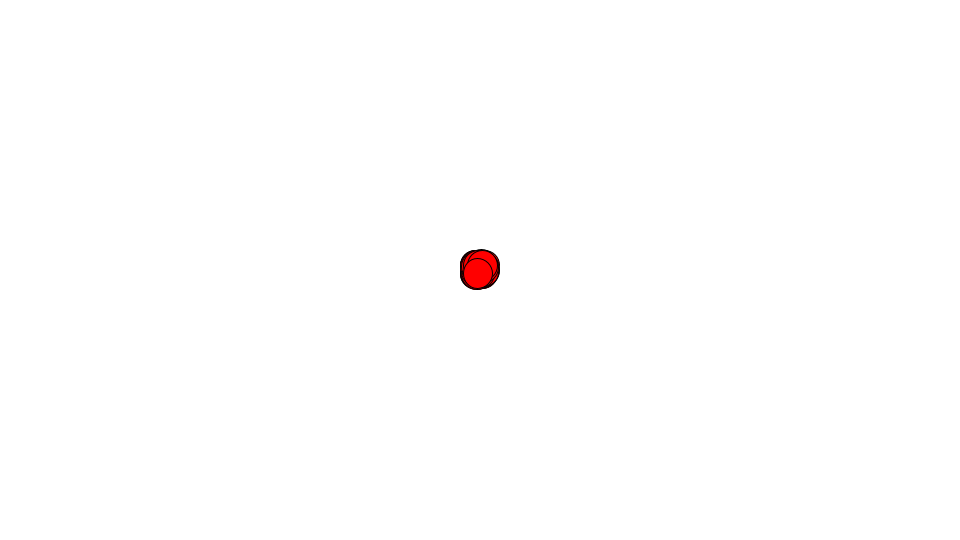
Frame 1 (no input)
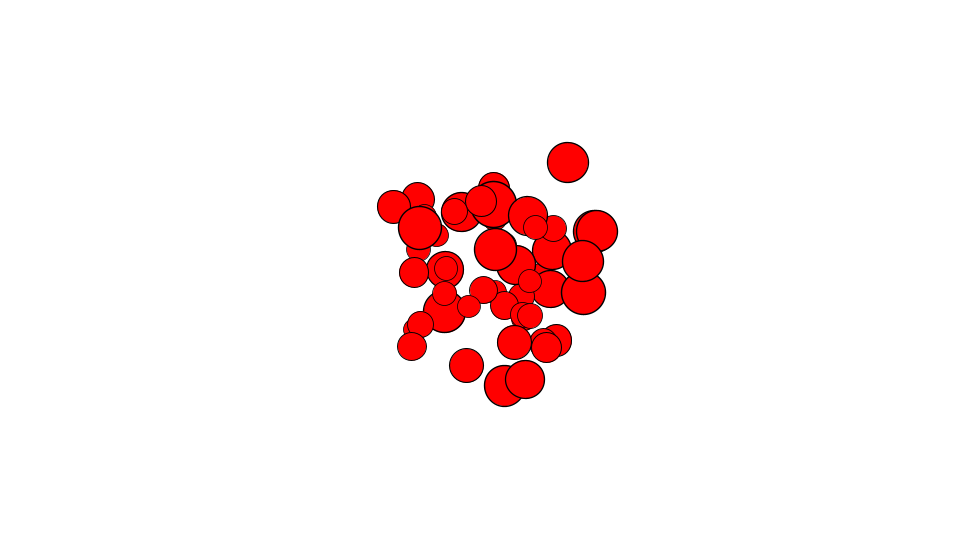
Frame 60 (the mouse pressed at the canvas centre just before this capture)
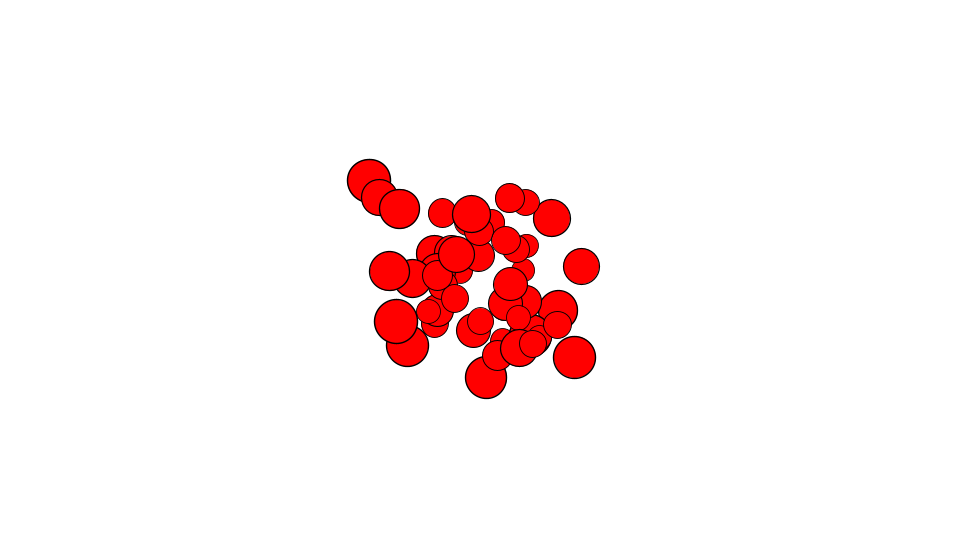
Frame 120 (the mouse held since frame 60 and released just before this capture)

The Processing sketch that drew these frames (run headless with seeded random() and noise(); from frame 60 on, the mouse is pressed at the canvas centre):

// Processing sketch: MultiBounce3D
// ── MultiBounce3D.pde
Ball3D[] balls;
static final int numBalls = 50;
float fl = 250;
float vpX = 0;
float vpY = 0;
float top = -100;
float bottom = 100;
float left = -100;
float right = 100;
float front = 100;
float back = -100;

void setup() {
  size(960, 540);
  frameRate(30);
  initialize();
}

void initialize() {
  smooth();
  vpX = width/2;
  vpY = height/2;
  balls = new Ball3D[numBalls];
  for(int i=0; i<numBalls; i++) {
    balls[i] = new Ball3D(15.0);
    balls[i].vx = random(10) - 5;
    balls[i].vy = random(10) - 5;
    balls[i].vz = random(10) - 5;
    balls[i].setFillColor(color(255, 0, 0));   
  }
}

void draw() {
  background(255);
  for(int i=0; i<numBalls; i++) {
    Ball3D ball = balls[i];
    move(ball);
    ball.update();
  }
}

void move(Ball3D ball) {
  float radius =  ball.radius;
  ball.xpos += ball.vx;
  ball.ypos += ball.vy;
  ball.zpos += ball.vz;
  if(ball.xpos + radius > right) {
    ball.xpos = right - radius;
    ball.vx *= -1;
  }else if(ball.xpos - radius < left) {
    ball.xpos = left + radius;
    ball.vx *= -1;
  }
  if(ball.ypos + radius > bottom) {
    ball.ypos = bottom - radius;
    ball.vy *= -1;
  }else if(ball.ypos - radius < top) {
    ball.ypos = top + radius;
    ball.vy *= -1;
  }
  if(ball.zpos + radius > front) {
    ball.zpos = front - radius;
    ball.vz *= -1;
  }else if(ball.zpos - radius < back) {
    ball.zpos = back + radius;
    ball.vz *= -1;
  }
  
  if(ball.zpos > -fl) {
    float scale = fl / (fl + ball.zpos);
    ball.scaleX = ball.scaleY = scale;
    ball.x = vpX + ball.xpos * scale;
    ball.y = vpY + ball.ypos * scale;
    ball.visible = true;
  }else{
    ball.visible = false;
  }
}

////////////////////////////////

class Segment extends Sprite {
  float segmentWidth, segmentHeight;
  float vx, vy;
  
  Segment(float segmentWidth, float segmentHeight) {
    super();
    this.segmentWidth = segmentWidth;
    this.segmentHeight = segmentHeight;
  }
  
  void draw() {
    rect(-segmentHeight / 2,  -segmentHeight / 2, segmentWidth + segmentHeight, segmentHeight, segmentHeight, segmentHeight, segmentHeight, segmentHeight);
    ellipse(0, 0, 2, 2);
    ellipse(segmentWidth, 0, 2, 2);
  }
  
  Point getPin() {
    float angle = rotation * PI / 180;
    float xPos = x + cos(angle) * segmentWidth;
    float yPos = y + sin(angle) * segmentWidth;
    return new Point(xPos, yPos);  
  }
}

////////////////////////////////

class Ball3D extends Sprite {
  float radius;
  float xpos = 0;
  float ypos = 0;
  float zpos = 0;
  float vx = 0;
  float vy = 0;
  float vz = 0;
  float mass = 1;
  
  Ball3D(float radius){
    super();
    this.radius = radius;
  }
  
  void draw(){
    if(dist(mouseX, mouseY, x, y) < radius) {
      isRollOver = true;
    }else{
      isRollOver = false;
    }
    ellipse(0, 0, radius*2, radius*2);
  }
}

////////////////////////////////

class Sprite extends Object {
  float x, y;
  float scaleX, scaleY;
  float width, height;
  float rotation;
  boolean visible;
  color strokeColor;
  color fillColor;
  Boolean isStroke;
  Boolean isFill;
  Boolean isRollOver;
  Boolean locked;
  float xoff, yoff;
 
  Sprite() {
    super();
    scaleX = 1.0;
    scaleY = 1.0;
    strokeColor = color(0);
    fillColor = color(0);
    isStroke = false;
    isFill = false;
    isRollOver = false;
    locked = false;
    visible = true;
  }
  
  void update() {
    if(! visible) return;
    pushMatrix();
    if(locked){
      x = mouseX - xoff;
      y = mouseY - yoff;
    }  
    translate(x, y);
    scale(scaleX, scaleY);
    rotate(rotation * PI / 180.0);
    if(isStroke) stroke(strokeColor);
    if(isFill) fill(fillColor);
    draw();
    popMatrix();
  }
  
  void setStrokeColor(color strokeColor) {
    this.strokeColor = strokeColor;
    isStroke = true;
  }
  
  void setFillColor(color fillColor) {
    this.fillColor = fillColor;
    isFill = true;
  }
  
  void startDrag() {
    if(isRollOver){
      locked = true;
      xoff = mouseX - x;
      yoff = mouseY - y;
    }
  }
  
  void stopDrag() {
    locked = false;
  }
  
  void draw() {}
}

////////////////////////////////

class Point extends Object {
  float x, y;
  
  Point(float x, float y) {
    super();
    this.x = x;
    this.y = y;
  }
}

////////////////////////////////

class Object {
  Object() {}
}
